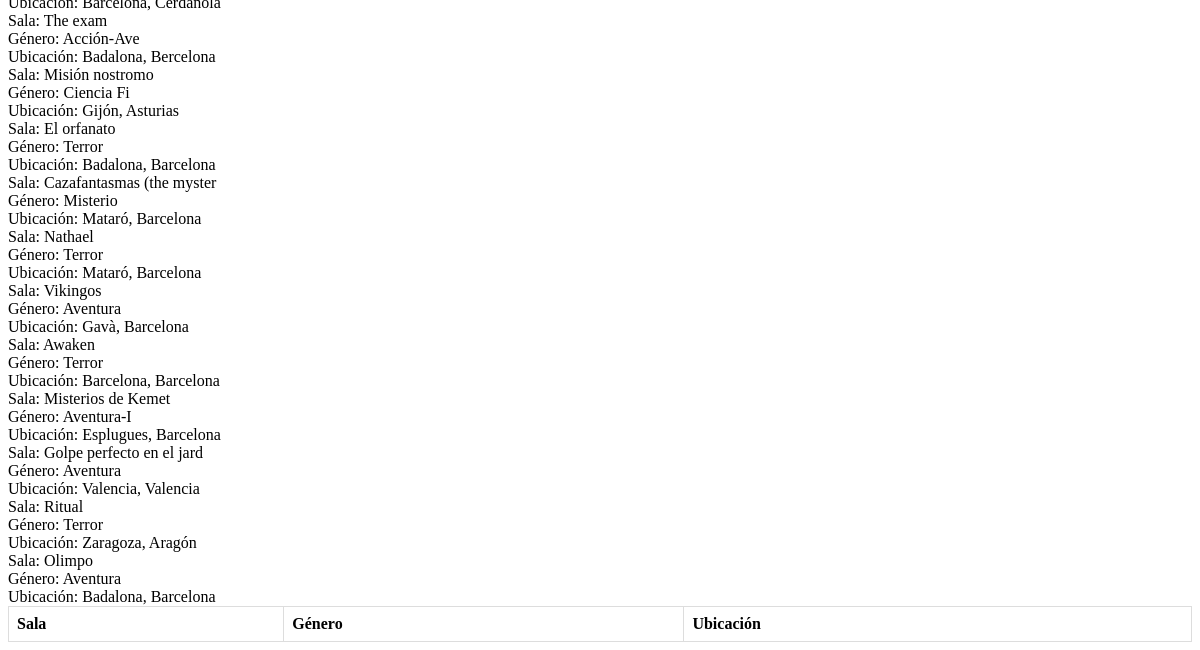
The app's page /xampp/buscador.php (lower part), older data.
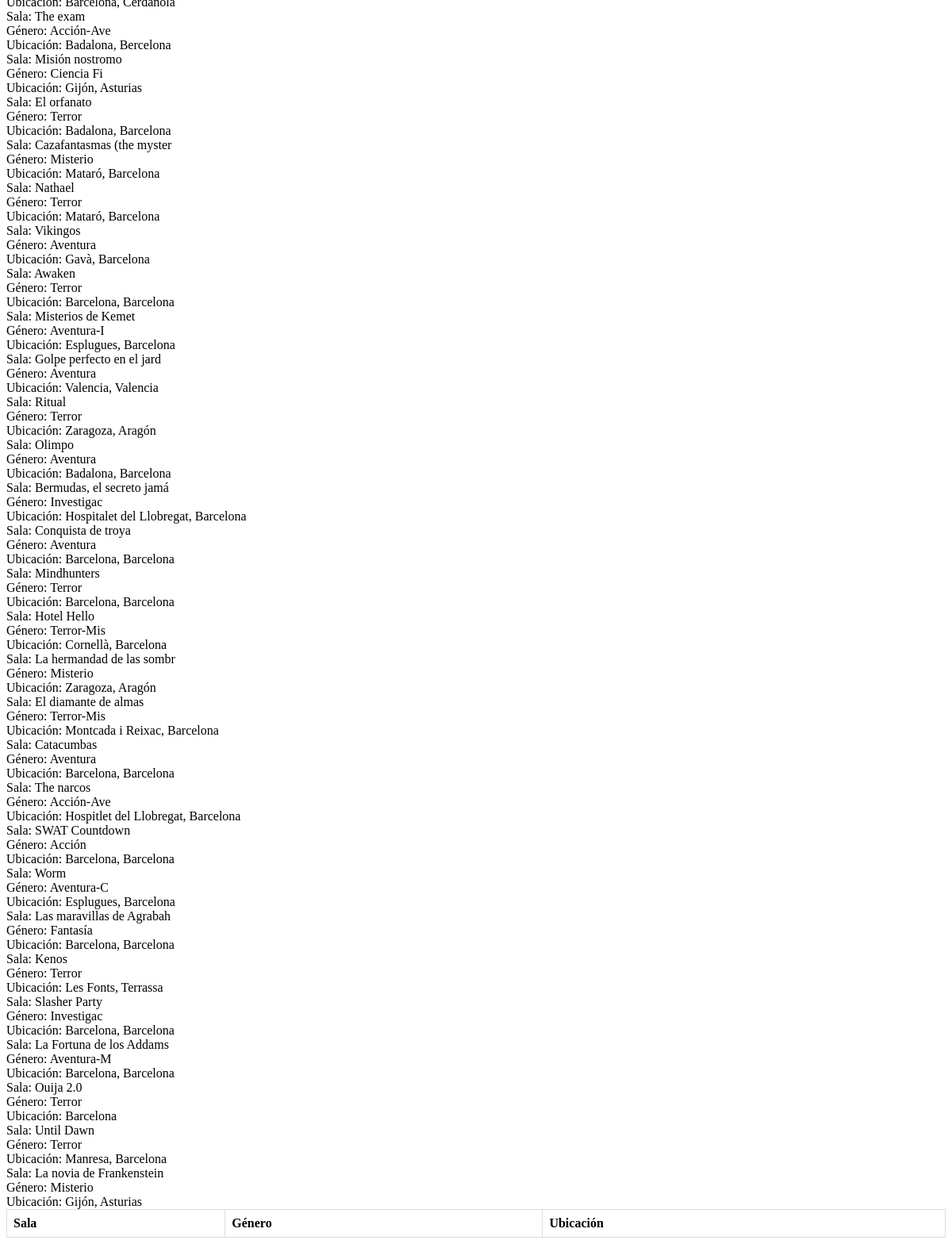
The same page, newer data.
### tables this page shows
CREATE TABLE `escaperooms` (
  `id_escape` int(3) NOT NULL,
  `empresa` varchar(25) DEFAULT NULL,
  `sala` varchar(25) DEFAULT NULL,
  `ubi` varchar(255) DEFAULT NULL,
  `direc` varchar(255) DEFAULT NULL,
  `genero` varchar(10) DEFAULT NULL,
  `num_jugadores` varchar(25) DEFAULT NULL,
  `tiempo` int(11) DEFAULT NULL,
  `dificult` varchar(25) DEFAULT NULL,
  `edadMin` varchar(25) DEFAULT NULL,
  `nota` int(11) DEFAULT NULL,
  `link` varchar(255) DEFAULT NULL,
  `precio` varchar(25) DEFAULT NULL
);

### xampp/buscador.php (the view, shortened to what this page needs)
<!DOCTYPE html>
<html>
<head>
</head>
<body>
<?php
$conexion = mysqli_connect("localhost", "root","","prueba");
$genero = $_POST['genero'];
$ubi = $_POST['ubi'];
$sql = "SELECT * FROM escaperooms WHERE genero LIKE '%$genero%' AND ubi LIKE '%$ubi%'";
$resultado = mysqli_query($conexion, $sql);
while ($fila = mysqli_fetch_assoc($resultado)) {
    echo "Sala: " . $fila['sala'] . "<br>";
    echo "Género: " . $fila['genero'] . "<br>";
    echo "Ubicación: " . $fila['ubi'] . "<br>";
}
echo "<table>";
echo "<tr><th>Sala</th><th>Género</th><th>Ubicación</th></tr>";
echo "</table>";
?>
</body>

Row changes from the older to the newer data that the page shows:
added escaperooms: sala "Bermudas, el secreto jamá", genero "Investigac", ubi "Hospitalet del Llobregat, Barcelona"
added escaperooms: sala "Conquista de troya", genero "Aventura", ubi "Barcelona, Barcelona"
added escaperooms: sala "Mindhunters", genero "Terror", ubi "Barcelona, Barcelona"
added escaperooms: sala "Hotel Hello", genero "Terror-Mis", ubi "Cornellà, Barcelona"
added escaperooms: sala "La hermandad de las sombr", genero "Misterio", ubi "Zaragoza, Aragón"
added escaperooms: sala "El diamante de almas", genero "Terror-Mis", ubi "Montcada i Reixac, Barcelona"
added escaperooms: sala "Catacumbas", genero "Aventura", ubi "Barcelona, Barcelona"
added escaperooms: sala "The narcos", genero "Acción-Ave", ubi "Hospitlet del Llobregat, Barcelona"
added escaperooms: sala "SWAT Countdown", genero "Acción", ubi "Barcelona, Barcelona"
added escaperooms: sala "Worm", genero "Aventura-C", ubi "Esplugues, Barcelona"
added escaperooms: sala "Las maravillas de Agrabah", genero "Fantasía", ubi "Barcelona, Barcelona"
added escaperooms: sala "Kenos", genero "Terror", ubi "Les Fonts, Terrassa"
added escaperooms: sala "Slasher Party", genero "Investigac", ubi "Barcelona, Barcelona"
added escaperooms: sala "La Fortuna de los Addams", genero "Aventura-M", ubi "Barcelona, Barcelona"
added escaperooms: sala "Ouija 2.0", genero "Terror", ubi "Barcelona"
added escaperooms: sala "Until Dawn", genero "Terror", ubi "Manresa, Barcelona"
added escaperooms: sala "La novia de Frankenstein", genero "Misterio", ubi "Gijón, Asturias"
